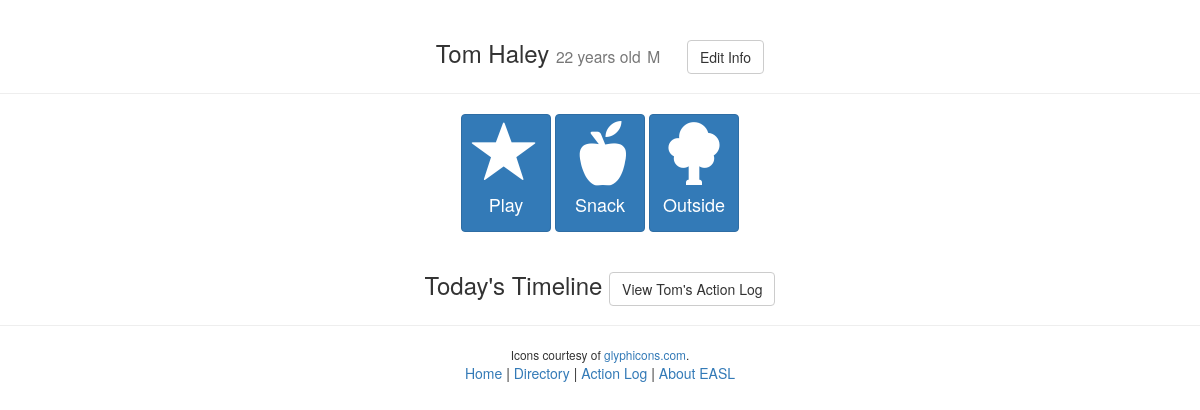
Before: /student/8/ with the older database file.
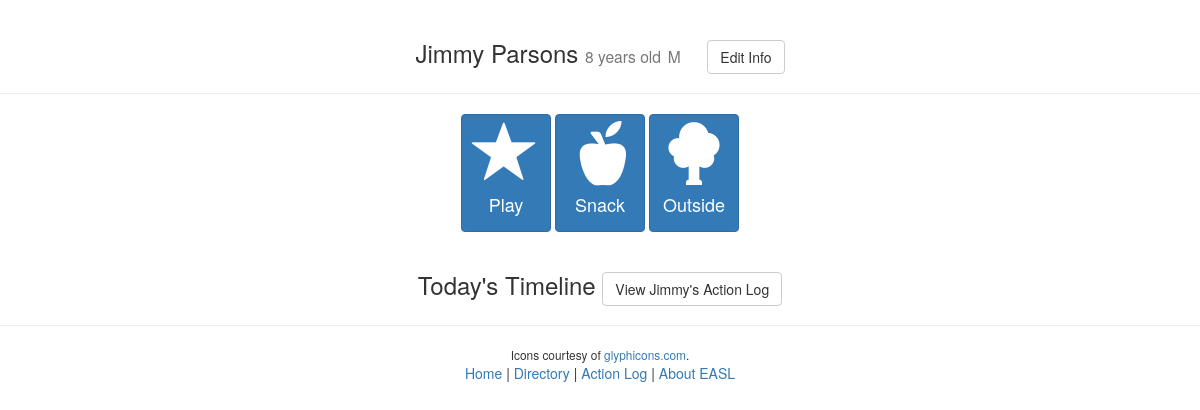
After: the same page with the newer database file.
### webApp/models.py (models this page shows, shortened)
class Student(models.Model):
    first_name = models.CharField(max_length=50)
    last_name = models.CharField(max_length=50)
    date_of_birth = models.DateField()
    gender = models.CharField(max_length=10, choices=[('M', 'Male'), ('F', 'Female')])
    def age(self):
        today = date.today()
        try:
            birthday = self.date_of_birth.replace(year=today.year)
        except ValueError:
            birthday = self.date_of_birth.replace(year=today.year)
        if birthday > today:
            return today.year - self.date_of_birth.year - 1
        else:
            return today.year - self.date_of_birth.year
    class Meta:
        unique_together = [("first_name", "last_name", "date_of_birth")]
        ordering = ['last_name']

### webApp/views.py (the view)
# urls.py: url(r'^student/(\d+)/', views.student_detail, name='student_detail'),
def student_detail(request, id):
    try:
        student = Student.objects.get(id=id)
    except Student.DoesNotExist:
        raise Http404('Student not found')
    print('puttingactions')
    today_min = datetime.datetime.combine(datetime.date.today(), datetime.time.min)
    today_max = datetime.datetime.combine(datetime.date.today(), datetime.time.max)
    actions = Action.objects.filter(student=student, time__range=(today_min, today_max))
    return render(request, 'student_detail.html', {'student': student, 'actions': actions})

### webApp/templates/student_detail.html (shortened to what this page needs)
{% extends "base.html" %}
{% load bootstrap3 %}
{% load static %}
{% block content %}
<div class="page-header">
  <h3 class="text-center">
    {{ student.first_name|capfirst }} {{ student.last_name|capfirst }}
    <small>{{ student.age }} years old</small>
    <small>{{ student.gender }}</small>
      <a class="btn btn-default" href="{% url 'edit_page' student.id %}"; style="margin-left:20px;">
        Edit Info
      </a>
  </h3>
</div>
<div class="text-center">
  {% buttons %}
  <a class="btn btn-primary" href="{% url 'save_action' student.id 'P' %}";>
    <span class="glyphicon glyphicon-star" style="font-size: 64px"></span><br>
    <h4>Play</h4>
  </a>
  <a class="btn btn-primary" href="{% url 'save_action' student.id 'S' %}";>
    <span class="glyphicon glyphicon-apple" style="font-size: 64px"></span><br>
    <h4>Snack</h4>
  </a>
  <a class="btn btn-primary" href="{% url 'save_action' student.id 'O' %}";>
    <span class="glyphicon glyphicon-tree-deciduous" style="font-size: 64px"></span><br>
    <h4>Outside</h4>
  </a>
  {% endbuttons %}
</div>
<div class="page-header">
  <h3 class="text-center"> Today's Timeline
    <a class="btn btn-default" href="{% url 'student_action_log' student.id %}";>
      View {{ student.first_name|capfirst }}'s Action Log
    </a>
  </h3>
</div>
<div class="text-center">
  <small>Icons courtesy of <a href="https://glyphicons.com/">glyphicons.com</a>.</small>
</div>
{% endblock %}

Changed rows visible on the page:
changed Student: first_name "Tom" → "Jimmy"; last_name "Haley" → "Parsons"; age "22" → "8"
